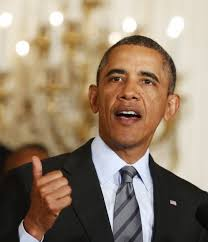
//> input picture test.jpeg, 208 x 242 px
$ ./main   (built with g++ and OpenCV 4)
//> lines starting //> are read from the running program, lines starting //| are printed output that depends on the picture
### mcorr.h
/*
 * mcorr.h
 *
 *  Created on: 2017-6-11
 *      Author: di
 */

#ifndef MCORR_HPP_
#define MCORR_HPP_

#include <opencv2/core/core.hpp>
#include <opencv2/highgui/highgui.hpp>
#include <opencv2/imgproc/imgproc.hpp>
#include <math.h>
#include <algorithm>
#include <vector>
#include <thread>


template<int threadnum> class CreateCorr{
public:
	cv::Mat F;
	float* Y;
	int h,w,numchannel;

	// [7 lines left out: function CreateCorr, not called in this run]


unsigned creCorr(int th_id);

// [16 lines left out: functions createCorr, getCorr, not called in this run]

};


#endif /* MCORR_HPP_ */

### pixelfeatures.h
/*
 * pixelfeatures.h
 *
 *  Created on: 2017-4-21
 *      Author: di
 */

#ifndef PIXELFEATURES_H_
#define PIXELFEATURES_H_

#include "gradmap.h"
#include <opencv2/core/core.hpp>
#include <opencv2/highgui/highgui.hpp>
#include <opencv2/imgproc/imgproc.hpp>

struct lfParam{
	int num_element;
	bool usebase[6];
};

class Pixelfeatures{
private:
	lfParam lfparam;

public:
	Pixelfeatures(lfParam lfparam){
		this->lfparam=lfparam;
	}

	cv::Mat get_pixelfeatures(cv::Mat X);
};


#endif /* PIXELFEATURES_H_ */

### gradmap.h
/*
 * gradmap.h
 *
 *  Created on: 2017-4-19
 *      Author: di
 */

#ifndef GET_GRADMAP_HPP_
#define GET_GRADMAP_HPP_
#include <opencv2/core/core.hpp>
#include <opencv2/highgui/highgui.hpp>
#include <opencv2/imgproc/imgproc.hpp>

class Gradmap{
public:

	Gradmap(cv::Mat X,int binnum){
		this->binnum=binnum;
		const int qori_size[3]={X.rows,X.cols,binnum};
		qori.create(3,qori_size,CV_32F);
		ori.create(X.rows,X.cols,CV_32F);
		mag.create(X.rows,X.cols,CV_32F);
		get_gradmap(X,qori,ori,mag);
	}

	cv::Mat getQori();
	cv::Mat getOri();
	cv::Mat getMag();

private:
	cv::Mat qori;
	cv::Mat ori;
	cv::Mat mag;
	int binnum;

	void get_gradmap(cv::Mat X,cv::Mat &qori,cv::Mat &ori,cv::Mat &mag);

};

#endif /* GET_GRADMAP_HPP_ */

### gog.h
/*
 * gog.h
 *
 *  Created on: 2017-5-10
 *      Author: di
 */

#ifndef GOG_H_
#define GOG_H_

#include <opencv2/core/core.hpp>
#include <opencv2/highgui/highgui.hpp>
#include <opencv2/imgproc/imgproc.hpp>
#include "gradmap.h"
#include "pixelfeatures.h"

struct Param{
	lfParam lfparam;
	int p=2;
	int k=5;
	float espsilon0=0.001;
	bool ifweight=true;
	int G=7;
};

struct PartGrid{
	int gwidth;
	int gheight;
	int ystep;
	int xstep;
};

class GOG{
public:
	Param param;
	PartGrid parGrid;
	cv::Size s;

	GOG(Param param,PartGrid parGrid){
		s=cv::Size(48,128);
		this->param=param;
		this->parGrid=parGrid;
	}
	// [4 lines left out: function GOG, not called in this run]

	cv::Mat getFeature(cv::Mat image);

protected:
	cv::Mat regionGaussian(cv::Mat F);
	cv::Mat patchGaussian(cv::Mat F);
	cv::Mat gog(cv::Mat F,cv::Mat weightmap);

};


#endif /* GOG_H_ */

### pixeleatures.cpp
#include "pixelfeatures.h"
#include<iostream>
cv::Mat Pixelfeatures::get_pixelfeatures(cv::Mat X){

	const int F_size[3]={X.rows,X.cols,lfparam.num_element};
	cv::Mat F=cv::Mat::zeros(3,F_size,CV_32F);
	int dimstart=0;

	// y
	if(lfparam.usebase[0]){
		cv::Mat PY(1,X.cols,CV_32F,cv::Scalar::all(1.f/X.rows));
		for(int i=2;i<=X.rows;++i){
			cv::Mat temp(1,X.cols,CV_32F,cv::Scalar::all(i*1.f/X.rows));
			PY.push_back(temp);
		}

		for(int i=0;i<F.size[0];++i){
			for(int j=0;j<F.size[1];++j){
				F.at<float>(i,j,dimstart)=PY.at<float>(i,j);
			}
		}
		++dimstart;
	}

	// M_theta
	if(lfparam.usebase[1]){
		int binhog=4;
		cv::Mat img_ycbcr;
		cv::cvtColor(X,img_ycbcr,cv::COLOR_BGR2YCrCb);

		cv::Mat img_ycbcr_0(img_ycbcr.rows,img_ycbcr.cols,CV_32F);
		for(int i=0;i<img_ycbcr.rows;++i){
			for(int j=0;j<img_ycbcr.cols;++j){
				img_ycbcr.at<cv::Vec3f>(i,j)[0]=16+219*(img_ycbcr.at<cv::Vec3f>(i,j)[0])/255;
				img_ycbcr_0.at<float>(i,j)=(img_ycbcr.at<cv::Vec3f>(i,j)[0]-16)/235;
			}
		}

		Gradmap unnamed=Gradmap(img_ycbcr_0,binhog);
		cv::Mat qori=unnamed.getQori();
		cv::Mat mag=unnamed.getMag();

		for(int i=0;i<F.size[0];++i){
			for(int j=0;j<F.size[1];++j){
				for(int bin=0;bin<binhog;++bin){
					F.at<float>(i,j,bin+dimstart)=qori.at<float>(i,j,bin)*mag.at<float>(i,j);
				}
			}
		}

		dimstart=dimstart+binhog;
	}

	// RGB **the image is read by BGR. Hence, the index has changed in here**
	if(lfparam.usebase[2]){
		for(int i=0;i<F.size[0];++i){
			for(int j=0;j<F.size[1];++j){
				F.at<float>(i,j,dimstart)=X.at<cv::Vec3f>(i,j)[2]/255; //R
				F.at<float>(i,j,dimstart+1)=X.at<cv::Vec3f>(i,j)[1]/255; //G
				F.at<float>(i,j,dimstart+2)=X.at<cv::Vec3f>(i,j)[0]/255; //B
			}
		}

		dimstart=dimstart+3;
	}


	// Lab
	if(lfparam.usebase[3]){
		cv::Mat img_lab;
		cv::cvtColor(X,img_lab,cv::COLOR_BGR2Lab);

		for(int i=0;i<img_lab.rows;++i){
			for(int j=0;j<img_lab.cols;++j){
				F.at<float>(i,j,dimstart)=img_lab.at<cv::Vec3f>(i,j)[0]/100;
				F.at<float>(i,j,dimstart+1)=(img_lab.at<cv::Vec3f>(i,j)[1]+50)/255;
				F.at<float>(i,j,dimstart+2)=(img_lab.at<cv::Vec3f>(i,j)[2]+50)/255;
			}
		}
		dimstart=dimstart+3;
	}

	// HSV
	if(lfparam.usebase[4]){
		cv::Mat img_hsv;
		cv::cvtColor(X,img_hsv,cv::COLOR_BGR2HSV);

		for(int i=0;i<img_hsv.rows;++i){
			for(int j=0;j<img_hsv.cols;++j){
				F.at<float>(i,j,dimstart)=img_hsv.at<cv::Vec3f>(i,j)[0];
				F.at<float>(i,j,dimstart+1)=img_hsv.at<cv::Vec3f>(i,j)[1];
				F.at<float>(i,j,dimstart+2)=img_hsv.at<cv::Vec3f>(i,j)[2];
			}
		}
		dimstart=dimstart+3;
	}

	//nRnG
	if(lfparam.usebase[5]){

		for(int i=0;i<F.size[0];++i){
			for(int j=0;j<F.size[1];++j){
				F.at<float>(i,j,dimstart)=X.at<cv::Vec3f>(i,j)[2]/(X.at<cv::Vec3f>(i,j)[0]+X.at<cv::Vec3f>(i,j)[1]+X.at<cv::Vec3f>(i,j)[2]);
				F.at<float>(i,j,dimstart+1)=X.at<cv::Vec3f>(i,j)[1]/(X.at<cv::Vec3f>(i,j)[0]+X.at<cv::Vec3f>(i,j)[1]+X.at<cv::Vec3f>(i,j)[2]);
			}
		}
		dimstart=dimstart+2;
	}

	return F;
}

### gradmap.cpp
/*
 * gradmap.cpp
 *
 *  Created on: 2017-4-19
 *      Author: di
 */

#include "gradmap.h"
#include <math.h>
#include <iostream>

#define PI 3.141592

//public function
	cv::Mat Gradmap::getQori(){
		return qori;
	}
	cv::Mat Gradmap::getOri(){
		return ori;
	}
	cv::Mat Gradmap::getMag(){
		return mag;
	}

// private function
void Gradmap::get_gradmap(cv::Mat X,cv::Mat &out_qori,cv::Mat &out_ori,cv::Mat &out_mag){
	cv::Mat hx=(cv::Mat_<float>(1,3)<<-1.0,0.0,1.0);
	cv::Mat hy=(cv::Mat_<float>(3,1)<<1.0,0.0,-1.0);

	cv::Mat grad_x;
	cv::Mat grad_y;
	cv::Point anchor(-1,-1);

	imfilter2(X,hx,grad_x);
	imfilter2(X,hy,grad_y);

	//ori = (atan2( grad_x, grad_y) + pi)*180/pi; % gradient orientations
	for(int i=0;i<grad_x.rows;++i){
		for(int j=0;j<grad_x.cols;++j){
			ori.at<float>(i,j)=(atan2(grad_x.at<float>(i,j),grad_y.at<float>(i,j))+PI)*180/PI;
		}
	}

	//mag = sqrt(grad_x.^2 + grad_y.^2 ); % gradient magnitude
	for(int i=0;i<grad_x.rows;++i){
			for(int j=0;j<grad_x.cols;++j){
				mag.at<float>(i,j)=sqrt(grad_x.at<float>(i,j)*grad_x.at<float>(i,j)+grad_y.at<float>(i,j)*grad_y.at<float>(i,j));
			}
		}

	float binwidth=360/binnum;
	//IND = floor( ori./binwidth);
	cv::Mat IND=ori.mul(1/binwidth);
	for(int i=0;i<IND.rows;++i){
		for(int j=0;j<IND.cols;++j){
			IND.at<float>(i,j)=floor(IND.at<float>(i,j));
		}
	}


	//ref1 = IND.*binwidth;
	cv::Mat ref1=IND.mul(binwidth);
	//ref2 = (IND + 1).*binwidth;
	cv::Mat ref2=(IND+1);
	ref2=ref2.mul(binwidth);

	cv::Mat dif1=ori-ref1;
	cv::Mat dif2=ref2-ori;

	cv::Mat weight1=dif2/(dif1+dif2);
	cv::Mat weight2=dif1/(dif1+dif2);

	//IND(IND==binnum)=0
	for(int i=0;i<IND.rows;++i){
		for(int j=0;j<IND.cols;++j){
			if(IND.at<float>(i,j)==binnum){
				IND.at<float>(i,j)=0;
			}
		}
	}

	cv::Mat IND1=IND+1;
	cv::Mat IND2=IND+2;


	//IND2(IND2==binnum+1)=1
	for(int i=0;i<IND2.rows;++i){
			for(int j=0;j<IND2.cols;++j){
				if(IND2.at<float>(i,j)==binnum+1){
					IND2.at<float>(i,j)=1;
				}
			}
		}

	for(int i=0;i<X.rows;++i){
		for(int j=0;j<X.cols;++j){
			qori.at<float>(i,j,int(IND1.at<float>(i,j))-1)=weight1.at<float>(i,j);
			qori.at<float>(i,j,int(IND2.at<float>(i,j))-1)=weight2.at<float>(i,j);
		}
	}

}

// [40 lines left out: function imfilter2, not called in this run]

### gog.cpp
/*
 * gog.cpp
 *
 *  Created on: 2017-5-10
 *      Author: di
 */

#include "gog.h"
#include "pixelfeatures.h"
#include "mcorr.h"
#include <math.h>
#include <algorithm>
#include <vector>
#include <Eigen/Dense>
#include <unsupported/Eigen/MatrixFunctions>
#include <opencv2/core/eigen.hpp>

#include <iostream>
#define PI 3.141592

cv::Mat GOG::getFeature(cv::Mat image){

	  cv::Mat rimage,rimage_32f;
	  cv::resize(image,rimage,this->s);
	  rimage.convertTo(rimage_32f,CV_32F);

	  Pixelfeatures pixeleatures(param.lfparam);
	  cv::Mat F=pixeleatures.get_pixelfeatures(rimage_32f);


	  cv::Mat M1=patchGaussian(F);
	  cv::Mat M2=regionGaussian(M1);

	  return M2;
}

// [266 lines left out: functions regionGaussian, patchGaussian, vec2Mat, halfVec, gog, not called in this run]

### main.cpp
/*
 * main.cpp
 *
 *  Created on: 2017-4-25
 *      Author: di
 */

#include <opencv2/core/core.hpp>
#include <opencv2/highgui/highgui.hpp>
#include "gog.h"
#include <iostream>

int main( int argc, char** argv )
{
  cv::Mat image;
  //image = cv::imread( argv[1], 1 );
  image = cv::imread("/home/di/workspace/gog/src/test.jpeg");
//> image is the input picture: 242 rows x 208 cols, CV_8UC3; mean B, G, R 110.3, 130.7, 149.3
  if(  !image.data )//argc != 2 ||
	{
	  printf( "No image data \n" );
	  return -1;
	}

  	// 1.initial param
  	Param param1;
  	static const bool temporary[] = {true,true,true,false,false,false};
  	memcpy(param1.lfparam.usebase, temporary, sizeof temporary);
  	param1.lfparam.num_element=8;

	PartGrid partGrid;

	// 2. Pixel Feature Extraction
	GOG temp(param1,partGrid);
	cv::Mat M2=temp.getFeature(image);
//> in getFeature, `cv::resize(image,rimage,this->s);`:
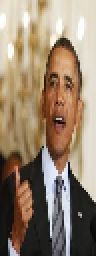
//> rimage: 128 rows x 48 cols, CV_8UC3 (shown 2 times larger); mean B, G, R 109.9, 130.4, 148.9
//> after the loop in get_pixelfeatures, `for(int i=2;i<=X.rows;++i)`:
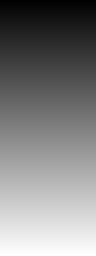
//> PY: 128 rows x 48 cols, CV_32FC1 (shown 2 times larger); min 0.00781, max 1, mean 0.504
//> in get_pixelfeatures, `cv::cvtColor(X,img_ycbcr,cv::COLOR_BGR2YCrCb);`: img_ycbcr: 128 rows x 48 cols, CV_32FC3; mean of channels 0, 1, 2 133.6, 11.4, -12.8
//> after the loop in get_pixelfeatures, `for(int i=0;i<img_ycbcr.rows;++i)`: img_ycbcr: 128 rows x 48 cols, CV_32FC3; mean of channels 0, 1, 2 130.7, 11.4, -12.8
//> after the loop in get_pixelfeatures, `for(int i=0;i<img_ycbcr.rows;++i)`:
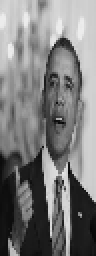
//> img_ycbcr_0: 128 rows x 48 cols, CV_32FC1 (shown 2 times larger); min 0.014, max 0.931, mean 0.488
//> (the run ends here: the program needs code that is not available in this run, at `imfilter2(X,hx,grad_x);`)
